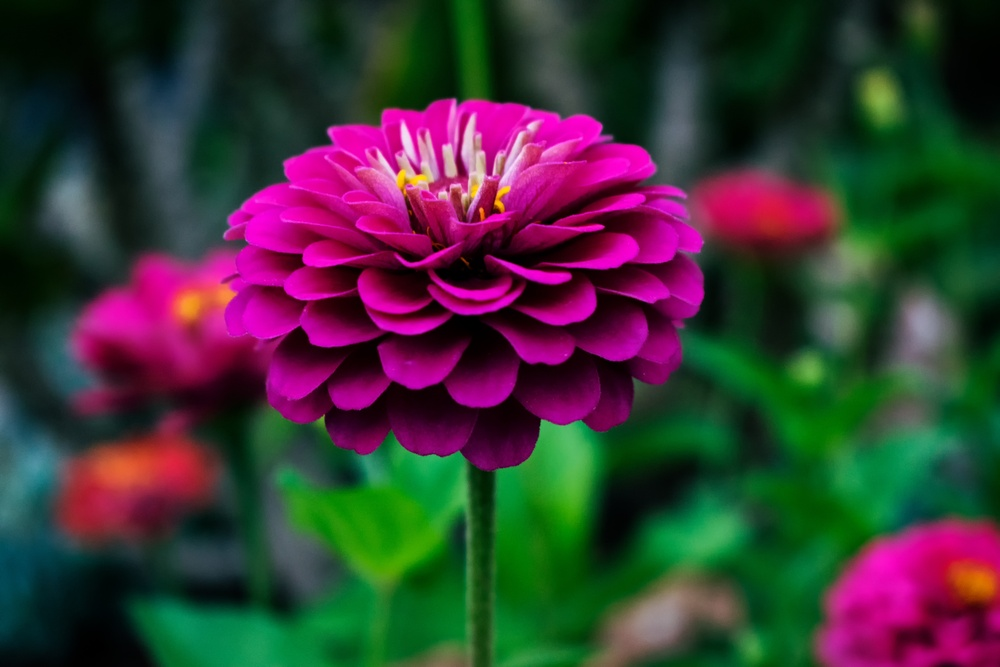
#> input picture lab_2/img.jpg, 1000 x 667 px, shrunk from 6000 x 4000 before the run
$ python homework.py
#> lines starting #> are read from the running program, lines starting #| are printed output that depends on the picture
import cv2
import numpy as np
import matplotlib
matplotlib.use("TkAgg")
import matplotlib.pyplot as plt
from skimage.metrics import peak_signal_noise_ratio as psnr, structural_similarity as ssim


def load_image(path: str, grayscale: bool = False) -> np.ndarray:
#> called with path = 'img.jpg', grayscale = False
    flag = cv2.IMREAD_GRAYSCALE if grayscale else cv2.IMREAD_COLOR
    return cv2.imread(path, flag)
#> returned value is the input picture: shape (667, 1000, 3); mean B, G, R 53.9, 53.8, 59.7


def evaluate(original: np.ndarray, processed: np.ndarray, label: str) -> None:
    """Считает PSNR и SSIM между изображениями."""
    if len(original.shape) == 3:
        orig_gray = cv2.cvtColor(original, cv2.COLOR_BGR2GRAY)
        proc_gray = cv2.cvtColor(processed, cv2.COLOR_BGR2GRAY)
    else:
        orig_gray, proc_gray = original, processed

    psnr_val = psnr(orig_gray, proc_gray)
    ssim_val = ssim(orig_gray, proc_gray)
    print(f"{label}: PSNR={psnr_val:.2f}, SSIM={ssim_val:.4f}")


def visualize(original: np.ndarray, noisy: np.ndarray, results: dict, title: str) -> None:
    """Визуализация фильтрации."""
    plt.figure(figsize=(12, 8))
    plt.subplot(2, 3, 1)
    plt.title("Оригинал")
    plt.imshow(cv2.cvtColor(original, cv2.COLOR_BGR2RGB) if len(original.shape) == 3 else original, cmap="gray")
    plt.axis("off")

    plt.subplot(2, 3, 2)
    plt.title("Зашумленное")
    plt.imshow(cv2.cvtColor(noisy, cv2.COLOR_BGR2RGB) if len(noisy.shape) == 3 else noisy, cmap="gray")
    plt.axis("off")

    for i, (name, img) in enumerate(results.items(), start=3):
        plt.subplot(2, 3, i)
        plt.title(name)
        plt.imshow(cv2.cvtColor(img, cv2.COLOR_BGR2RGB) if len(img.shape) == 3 else img, cmap="gray")
        plt.axis("off")

    plt.suptitle(title)
    plt.tight_layout()
    plt.show()


def add_constant_noise(image: np.ndarray, value: int = 30) -> np.ndarray:
    """Постоянный шум (добавляем ко всем пикселям)."""
    noisy = image.astype(np.float32) + value
    return np.clip(noisy, 0, 255).astype(np.uint8)

# 1
def add_gaussian_noise(image: np.ndarray, mean: float = 0, var: float = 20) -> np.ndarray:
    """Гауссовский шум."""
    sigma = var ** 0.5
    gauss = np.random.normal(mean, sigma, image.shape).astype(np.float32)
    noisy = cv2.add(image.astype(np.float32), gauss)
    return np.clip(noisy, 0, 255).astype(np.uint8)


# 2
def apply_filters(noisy: np.ndarray) -> dict:
    """Фильтрация: медианный, гауссовский, билатеральный, нелокальные средние."""
    return {
        "Медианный": cv2.medianBlur(noisy, 5),
        "Гауссов": cv2.GaussianBlur(noisy, (5, 5), 1.5),
        "Билатеральный": cv2.bilateralFilter(noisy, 9, 75, 75),
        "Нелокальные средние": (
            cv2.fastNlMeansDenoisingColored(noisy, None, 10, 10, 7, 21)
            if len(noisy.shape) == 3
            else cv2.fastNlMeansDenoising(noisy, None, 10, 7, 21)
        )
    }


# 3
def experiment(original: np.ndarray, noisy: np.ndarray, noise_name: str) -> None:
    """Прогон фильтров + метрики."""
    results = apply_filters(noisy)
    print(f"\n==== {noise_name} ====")
    for name, img in results.items():
        evaluate(original, img, name)
    visualize(original, noisy, results, f"{noise_name} - фильтрация")


def main():
    img_color = load_image("img.jpg")
    img_gray = load_image("sar_1.jpg", grayscale=True)
#> call 2 of load_image, with path = 'sar_1.jpg', grayscale = True
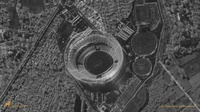
#> input picture lab_2/sar_1.jpg, 200 x 112 px, shrunk from 1200 x 675 before the run

    for original, label in [(img_color, "Цветное изображение"), (img_gray, "SAR (градации серого)")]:
        print(f"\n==== {label} ====")

        noisy_gauss = add_gaussian_noise(original)
        experiment(original, noisy_gauss, f"{label} - Гауссовский шум")

        noisy_const = add_constant_noise(original, value=30)
        experiment(original, noisy_const, f"{label} - Постоянный шум")
#> this loop made 2 passes
#> (label, sigma in add_gaussian_noise) on passes 1 to 2: ('Цветное изображение', 4.47), ('SAR (градации серого)', 4.47)
#> (printed output is left out)
#> pass 1, in add_gaussian_noise, `gauss = np.random.normal(mean, sigma, image.shape).astype(np.float32)`:
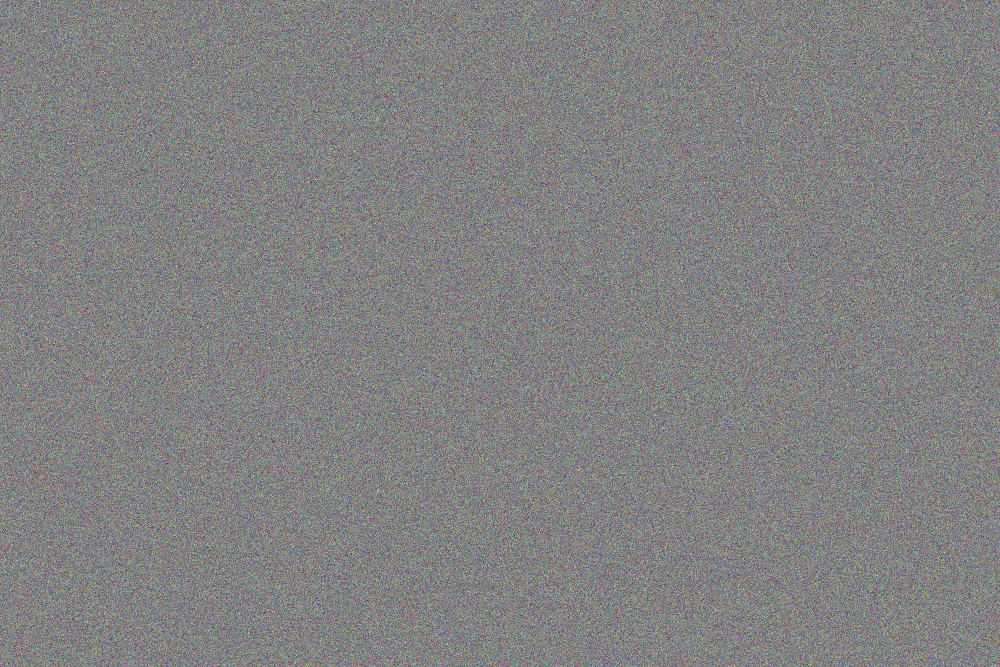
#> gauss: shape (667, 1000, 3) float32; mean B, G, R 0, 0, 0; drawn with min black and max white
#> pass 1, in evaluate, `orig_gray = cv2.cvtColor(original, cv2.COLOR_BGR2GRAY)`:
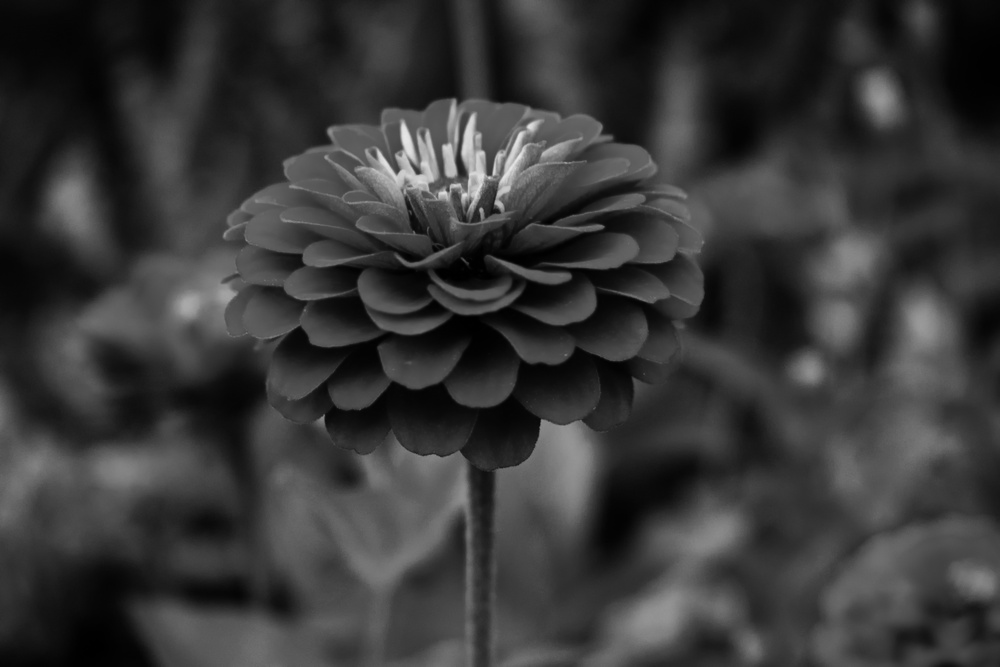
#> orig_gray: shape (667, 1000); min 0, max 232, mean 55.5
#> pass 1, in visualize, `plt.show()`:
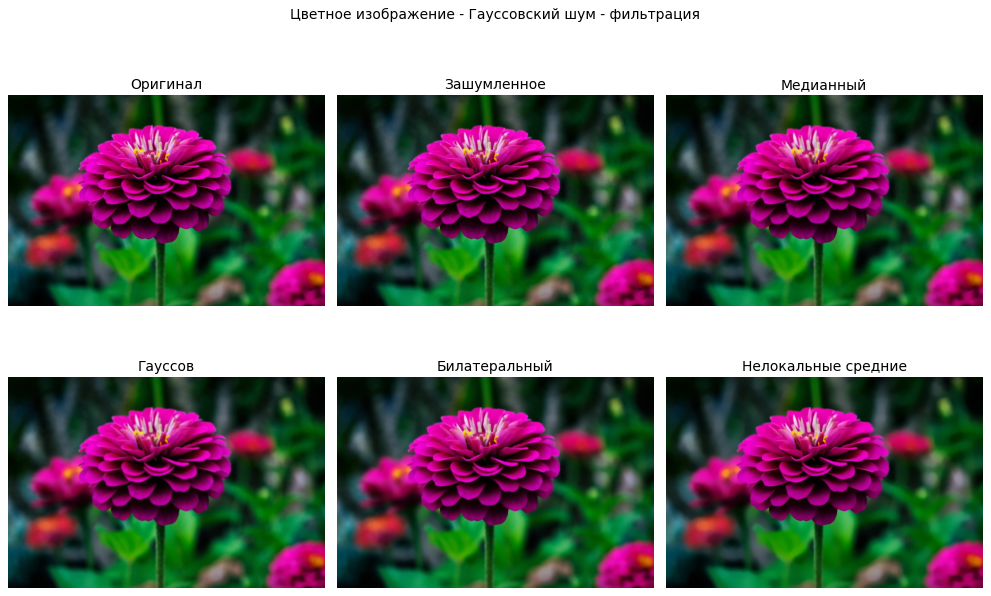
#> figure drawn by matplotlib, 6 panels
#> pass 1, in visualize (call 2), `plt.show()`:
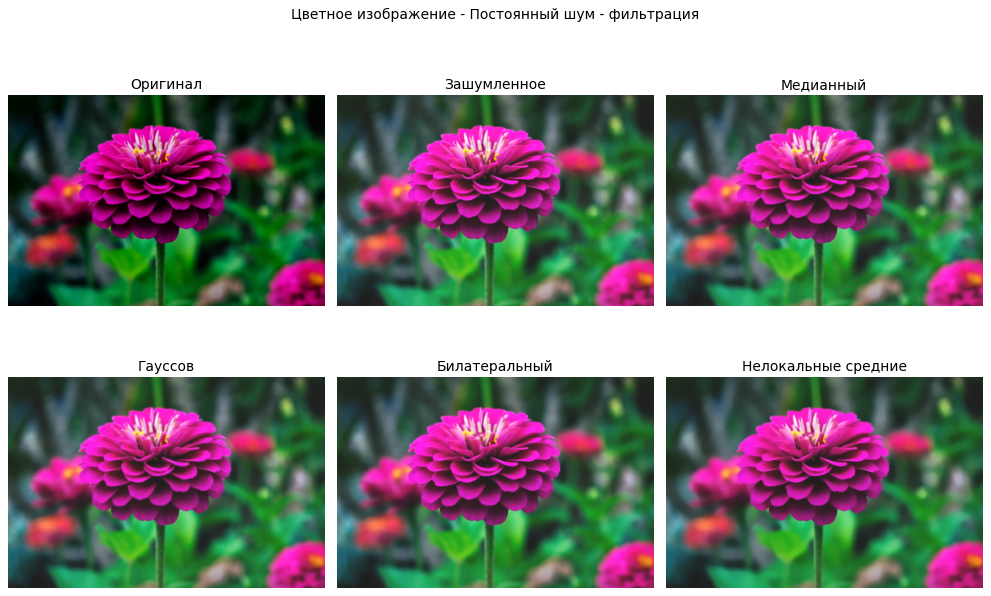
#> figure drawn by matplotlib, 6 panels
#> pass 2, in visualize (call 3), `plt.show()`:
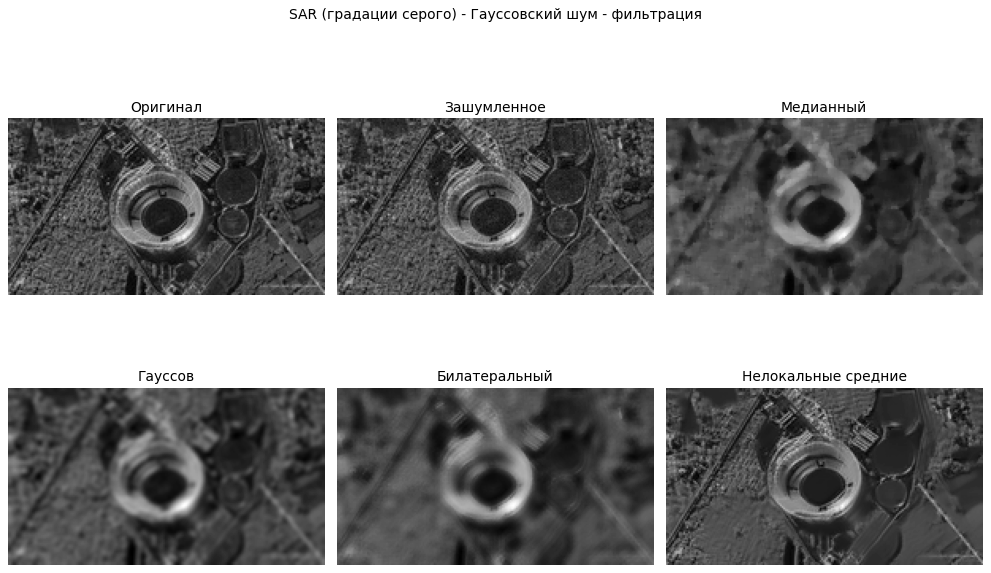
#> figure drawn by matplotlib, 6 panels


if __name__ == "__main__":
    main()
